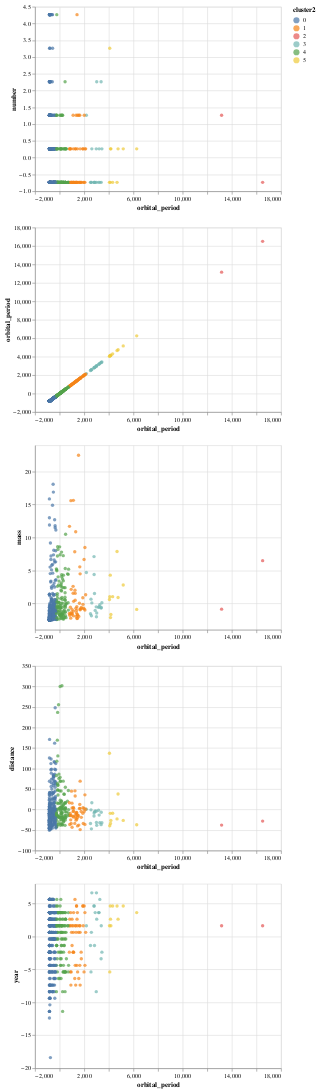

Notebook code cell kept with this figure:
### Code cell
alt.vconcat(*chart_list4)

### Figure 1 — Vega-Lite specification as saved in the notebook (floating-point values rounded to 4 significant figures; data arrays with more than 128 entries replaced by an {"elided": "..."} marker saying what was removed)
{"config": {"view": {"continuousWidth": 400, "continuousHeight": 300}}, "vconcat": [{"mark": "circle", "encoding": {"color": {"type": "nominal", "field": "cluster2"}, "x": {"type": "quantitative", "field": "orbital_period"}, "y": {"type": "quantitative", "field": "number"}}}, {"mark": "circle", "encoding": {"color": {"type": "nominal", "field": "cluster2"}, "x": {"type": "quantitative", "field": "orbital_period"}, "y": {"type": "quantitative", "field": "orbital_period"}}}, {"mark": "circle", "encoding": {"color": {"type": "nominal", "field": "cluster2"}, "x": {"type": "quantitative", "field": "orbital_period"}, "y": {"type": "quantitative", "field": "mass"}}}, {"mark": "circle", "encoding": {"color": {"type": "nominal", "field": "cluster2"}, "x": {"type": "quantitative", "field": "orbital_period"}, "y": {"type": "quantitative", "field": "distance"}}}, {"mark": "circle", "encoding": {"color": {"type": "nominal", "field": "cluster2"}, "x": {"type": "quantitative", "field": "orbital_period"}, "y": {"type": "quantitative", "field": "year"}}}], "data": {"name": "data-6fc849942f0223d8b860736beb42e65d"}, "$schema": "https://vega.github.io/schema/vega-lite/v4.8.1.json", "datasets": {"data-6fc849942f0223d8b860736beb42e65d": {"elided": "498 records"}}}
